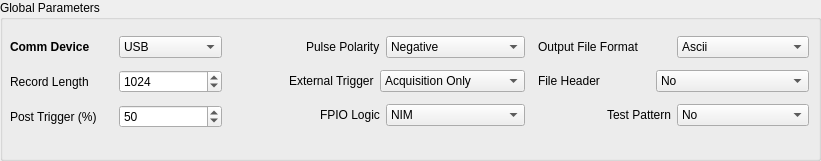
   <widget class="QGroupBox" name="groupBox">
    <property name="geometry">
     <rect>
      <x>10</x>
      <y>70</y>
      <width>821</width>
      <height>161</height>
     </rect>
    </property>
    <property name="title">
     <string>Global Parameters</string>
    </property>
    <widget class="QWidget" name="layoutWidget">
     <property name="geometry">
      <rect>
       <x>240</x>
       <y>30</y>
       <width>285</width>
       <height>104</height>
      </rect>
     </property>
     <layout class="QVBoxLayout" name="verticalLayout_2">
      <item>
       <layout class="QHBoxLayout" name="horizontalLayout_4">
        <item alignment="Qt::AlignRight">
         <widget class="QLabel" name="label_4">
          <property name="text">
           <string>Pulse Polarity</string>
          </property>
         </widget>
        </item>
        <item>
         <widget class="QComboBox" name="comboBoxPulsePolarity">
          <item>
           <property name="text">
            <string>Negative</string>
           </property>
          </item>
          <item>
           <property name="text">
            <string>Positive</string>
           </property>
          </item>
         </widget>
        </item>
       </layout>
      </item>
      <item>
       <layout class="QHBoxLayout" name="horizontalLayout_5">
        <item alignment="Qt::AlignRight">
         <widget class="QLabel" name="label_5">
          <property name="text">
           <string>External Trigger</string>
          </property>
         </widget>
        </item>
        <item>
         <widget class="QComboBox" name="comboBoxExternalTrigger">
          <item>
           <property name="text">
            <string>Acquisition Only</string>
           </property>
          </item>
          <item>
           <property name="text">
            <string>Acquisition &amp; TrigOut</string>
           </property>
          </item>
          <item>
           <property name="text">
            <string>Disabled</string>
           </property>
          </item>
         </widget>
        </item>
       </layout>
      </item>
      <item>
       <layout class="QHBoxLayout" name="horizontalLayout_6">
        <item alignment="Qt::AlignRight">
         <widget class="QLabel" name="label_6">
          <property name="text">
           <string>FPIO Logic</string>
          </property>
         </widget>
        </item>
        <item>
         <widget class="QComboBox" name="comboBoxFPIO_Level">
          <item>
           <property name="text">
            <string>NIM</string>
           </property>
          </item>
          <item>
           <property name="text">
            <string>TTL</string>
           </property>
          </item>
         </widget>
        </item>
       </layout>
      </item>
     </layout>
    </widget>
    <widget class="QWidget" name="layoutWidget">
     <property name="geometry">
      <rect>
       <x>538</x>
       <y>30</y>
       <width>271</width>
       <height>104</height>
      </rect>
     </property>
     <layout class="QVBoxLayout" name="verticalLayout_3">
      <item>
       <layout class="QHBoxLayout" name="horizontalLayout_7">
        <item>
         <widget class="QLabel" name="label_7">
          <property name="text">
           <string>Output File Format</string>
          </property>
         </widget>
        </item>
        <item>
         <widget class="QComboBox" name="comboBoxOutputFileFormat">
          <item>
           <property name="text">
            <string>Ascii</string>
           </property>
          </item>
          <item>
           <property name="text">
            <string>Binary</string>
           </property>
          </item>
         </widget>
        </item>
       </layout>
      </item>
      <item>
       <layout class="QHBoxLayout" name="horizontalLayout_8">
        <item>
         <widget class="QLabel" name="label_8">
          <property name="text">
           <string>File Header</string>
          </property>
         </widget>
        </item>
        <item>
         <widget class="QComboBox" name="comboBoxFileHeader">
          <property name="minimumSize">
           <size>
            <width>153</width>
            <height>0</height>
           </size>
          </property>
          <item>
           <property name="text">
            <string>No</string>
           </property>
          </item>
          <item>
           <property name="text">
            <string>Yes</string>
           </property>
          </item>
         </widget>
        </item>
       </layout>
      </item>
      <item>
       <layout class="QHBoxLayout" name="horizontalLayout_9">
        <item alignment="Qt::AlignRight">
         <widget class="QLabel" name="label_9">
          <property name="text">
           <string>Test Pattern</string>
          </property>
         </widget>
        </item>
        <item>
         <widget class="QComboBox" name="comboBoxTestPattern">
          <item>
           <property name="text">
            <string>No</string>
           </property>
          </item>
          <item>
           <property name="text">
            <string>Yes</string>
           </property>
          </item>
         </widget>
        </item>
       </layout>
      </item>
     </layout>
    </widget>
    <widget class="QWidget" name="layoutWidget">
     <property name="geometry">
      <rect>
       <x>10</x>
       <y>30</y>
       <width>212</width>
       <height>106</height>
      </rect>
     </property>
     <layout class="QVBoxLayout" name="verticalLayout">
      <item>
       <layout class="QHBoxLayout" name="horizontalLayout">
        <item>
         <widget class="QLabel" name="label">
          <property name="text">
           <string>&lt;html&gt;&lt;head/&gt;&lt;body&gt;&lt;p&gt;&lt;span style=&quot; font-weight:600;&quot;&gt;Comm Device&lt;/span&gt;&lt;/p&gt;&lt;/body&gt;&lt;/html&gt;</string>
          </property>
         </widget>
        </item>
        <item>
         <widget class="QComboBox" name="comboBoxCommDevice">
          <item>
           <property name="text">
            <string>USB</string>
           </property>
          </item>
          <item>
           <property name="text">
            <string>Optical</string>
           </property>
          </item>
         </widget>
        </item>
       </layout>
      </item>
      <item>
       <layout class="QHBoxLayout" name="horizontalLayout_2">
        <item>
         <widget class="QLabel" name="label_2">
          <property name="text">
           <string>Record Length</string>
          </property>
         </widget>
        </item>
        <item>
         <widget class="QSpinBox" name="spinBoxRecordLength">
          <property name="maximum">
           <number>999999999</number>
          </property>
          <property name="value">
           <number>1024</number>
          </property>
         </widget>
        </item>
       </layout>
      </item>
      <item>
       <layout class="QHBoxLayout" name="horizontalLayout_3">
        <item>
         <widget class="QLabel" name="label_3">
          <property name="text">
           <string>Post Trigger (%)</string>
          </property>
         </widget>
        </item>
        <item>
         <widget class="QSpinBox" name="spinBoxPostTrigger">
          <property name="maximum">
           <number>100</number>
          </property>
          <property name="value">
           <number>50</number>
          </property>
         </widget>
        </item>
       </layout>
      </item>
     </layout>
    </widget>
   </widget>
